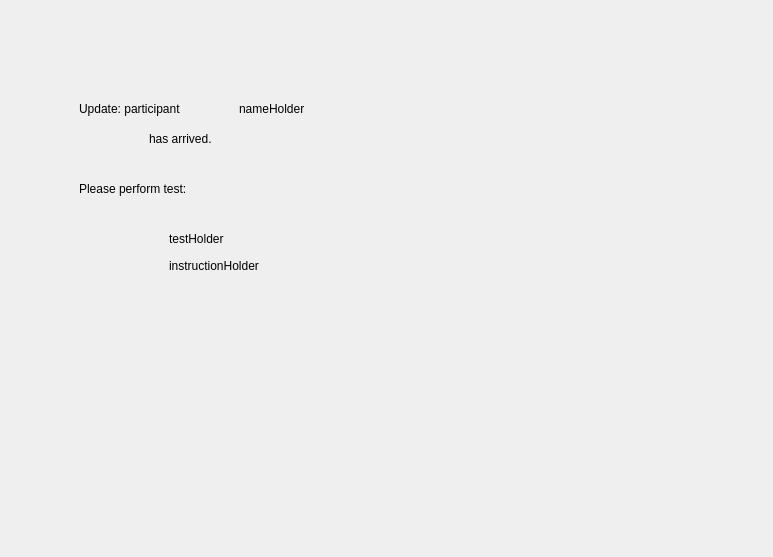
<?xml version="1.0" encoding="UTF-8"?>
<ui version="4.0">
 <class>Dialog</class>
 <widget class="QDialog" name="Dialog">
  <property name="geometry">
   <rect>
    <x>0</x>
    <y>0</y>
    <width>773</width>
    <height>557</height>
   </rect>
  </property>
  <property name="windowTitle">
   <string>Dialog</string>
  </property>
  <widget class="QWidget" name="widget" native="true">
   <property name="geometry">
    <rect>
     <x>19</x>
     <y>19</y>
     <width>741</width>
     <height>521</height>
    </rect>
   </property>
   <widget class="QLabel" name="static1_lbl">
    <property name="geometry">
     <rect>
      <x>60</x>
      <y>80</y>
      <width>161</width>
      <height>19</height>
     </rect>
    </property>
    <property name="text">
     <string>Update: participant</string>
    </property>
   </widget>
   <widget class="QLabel" name="nameHolder_lbl">
    <property name="geometry">
     <rect>
      <x>220</x>
      <y>80</y>
      <width>141</width>
      <height>20</height>
     </rect>
    </property>
    <property name="text">
     <string>nameHolder</string>
    </property>
   </widget>
   <widget class="QLabel" name="static2_lbl">
    <property name="geometry">
     <rect>
      <x>130</x>
      <y>110</y>
      <width>101</width>
      <height>19</height>
     </rect>
    </property>
    <property name="text">
     <string>has arrived.</string>
    </property>
   </widget>
   <widget class="QLabel" name="static3_lbl">
    <property name="geometry">
     <rect>
      <x>60</x>
      <y>160</y>
      <width>231</width>
      <height>19</height>
     </rect>
    </property>
    <property name="text">
     <string>Please perform test:</string>
    </property>
   </widget>
   <widget class="QLabel" name="testHolder_lbl">
    <property name="geometry">
     <rect>
      <x>150</x>
      <y>210</y>
      <width>361</width>
      <height>19</height>
     </rect>
    </property>
    <property name="text">
     <string>testHolder</string>
    </property>
   </widget>
   <widget class="QLabel" name="instructionHolder_lbl">
    <property name="geometry">
     <rect>
      <x>150</x>
      <y>240</y>
      <width>381</width>
      <height>211</height>
     </rect>
    </property>
    <property name="text">
     <string>instructionHolder</string>
    </property>
    <property name="alignment">
     <set>Qt::AlignLeading|Qt::AlignLeft|Qt::AlignTop</set>
    </property>
   </widget>
  </widget>
 </widget>
 <resources/>
 <connections/>
</ui>
